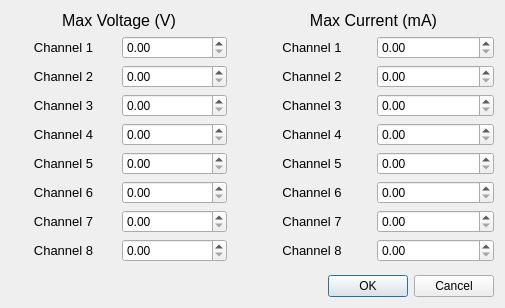
<?xml version="1.0" encoding="UTF-8"?>
<ui version="4.0">
 <class>Settings</class>
 <widget class="QDialog" name="Settings">
  <property name="geometry">
   <rect>
    <x>0</x>
    <y>0</y>
    <width>505</width>
    <height>308</height>
   </rect>
  </property>
  <property name="minimumSize">
   <size>
    <width>505</width>
    <height>308</height>
   </size>
  </property>
  <property name="windowTitle">
   <string>Dialog</string>
  </property>
  <layout class="QGridLayout" name="gridLayout">
   <item row="0" column="0">
    <layout class="QVBoxLayout" name="verticalLayout">
     <item>
      <widget class="QLabel" name="label">
       <property name="maximumSize">
        <size>
         <width>16777215</width>
         <height>31</height>
        </size>
       </property>
       <property name="font">
        <font>
         <pointsize>12</pointsize>
        </font>
       </property>
       <property name="text">
        <string>Max Voltage (V)</string>
       </property>
       <property name="alignment">
        <set>Qt::AlignCenter</set>
       </property>
      </widget>
     </item>
     <item>
      <layout class="QHBoxLayout" name="horizontalLayout_3">
       <item>
        <layout class="QGridLayout" name="gridLayout_2">
         <item row="0" column="0">
          <widget class="QLabel" name="label_3">
           <property name="font">
            <font>
             <pointsize>10</pointsize>
            </font>
           </property>
           <property name="text">
            <string>Channel 1</string>
           </property>
           <property name="alignment">
            <set>Qt::AlignCenter</set>
           </property>
          </widget>
         </item>
         <item row="1" column="0">
          <widget class="QLabel" name="label_4">
           <property name="font">
            <font>
             <pointsize>10</pointsize>
            </font>
           </property>
           <property name="text">
            <string>Channel 2</string>
           </property>
           <property name="alignment">
            <set>Qt::AlignCenter</set>
           </property>
          </widget>
         </item>
         <item row="2" column="0">
          <widget class="QLabel" name="label_5">
           <property name="font">
            <font>
             <pointsize>10</pointsize>
            </font>
           </property>
           <property name="text">
            <string>Channel 3</string>
           </property>
           <property name="alignment">
            <set>Qt::AlignCenter</set>
           </property>
          </widget>
         </item>
         <item row="3" column="0">
          <widget class="QLabel" name="label_7">
           <property name="font">
            <font>
             <pointsize>10</pointsize>
            </font>
           </property>
           <property name="text">
            <string>Channel 4</string>
           </property>
           <property name="alignment">
            <set>Qt::AlignCenter</set>
           </property>
          </widget>
         </item>
         <item row="4" column="0">
          <widget class="QLabel" name="label_6">
           <property name="font">
            <font>
             <pointsize>10</pointsize>
            </font>
           </property>
           <property name="text">
            <string>Channel 5</string>
           </property>
           <property name="alignment">
            <set>Qt::AlignCenter</set>
           </property>
          </widget>
         </item>
         <item row="5" column="0">
          <widget class="QLabel" name="label_9">
           <property name="font">
            <font>
             <pointsize>10</pointsize>
            </font>
           </property>
           <property name="text">
            <string>Channel 6</string>
           </property>
           <property name="alignment">
            <set>Qt::AlignCenter</set>
           </property>
          </widget>
         </item>
         <item row="6" column="0">
          <widget class="QLabel" name="label_10">
           <property name="font">
            <font>
             <pointsize>10</pointsize>
            </font>
           </property>
           <property name="text">
            <string>Channel 7</string>
           </property>
           <property name="alignment">
            <set>Qt::AlignCenter</set>
           </property>
          </widget>
         </item>
         <item row="7" column="0">
          <widget class="QLabel" name="label_8">
           <property name="font">
            <font>
             <pointsize>10</pointsize>
            </font>
           </property>
           <property name="text">
            <string>Channel 8</string>
           </property>
           <property name="alignment">
            <set>Qt::AlignCenter</set>
           </property>
          </widget>
         </item>
         <item row="2" column="1">
          <widget class="QDoubleSpinBox" name="V_Ch_3"/>
         </item>
         <item row="3" column="1">
          <widget class="QDoubleSpinBox" name="V_Ch_4"/>
         </item>
         <item row="4" column="1">
          <widget class="QDoubleSpinBox" name="V_Ch_5"/>
         </item>
         <item row="5" column="1">
          <widget class="QDoubleSpinBox" name="V_Ch_6"/>
         </item>
         <item row="6" column="1">
          <widget class="QDoubleSpinBox" name="V_Ch_7"/>
         </item>
         <item row="1" column="1">
          <widget class="QDoubleSpinBox" name="V_Ch_2"/>
         </item>
         <item row="0" column="1">
          <widget class="QDoubleSpinBox" name="V_Ch_1">
           <property name="contextMenuPolicy">
            <enum>Qt::DefaultContextMenu</enum>
           </property>
          </widget>
         </item>
         <item row="7" column="1">
          <widget class="QDoubleSpinBox" name="V_Ch_8"/>
         </item>
        </layout>
       </item>
      </layout>
     </item>
    </layout>
   </item>
   <item row="2" column="3">
    <widget class="QDialogButtonBox" name="buttonBox">
     <property name="orientation">
      <enum>Qt::Horizontal</enum>
     </property>
     <property name="standardButtons">
      <set>QDialogButtonBox::Cancel|QDialogButtonBox::Ok</set>
     </property>
    </widget>
   </item>
   <item row="0" column="2" colspan="2">
    <layout class="QVBoxLayout" name="verticalLayout_2">
     <item>
      <widget class="QLabel" name="label_2">
       <property name="maximumSize">
        <size>
         <width>16777215</width>
         <height>31</height>
        </size>
       </property>
       <property name="font">
        <font>
         <pointsize>12</pointsize>
        </font>
       </property>
       <property name="text">
        <string>Max Current (mA)</string>
       </property>
       <property name="alignment">
        <set>Qt::AlignCenter</set>
       </property>
      </widget>
     </item>
     <item>
      <layout class="QHBoxLayout" name="horizontalLayout_4">
       <item>
        <layout class="QGridLayout" name="gridLayout_3">
         <item row="2" column="1">
          <widget class="QDoubleSpinBox" name="I_Ch_3"/>
         </item>
         <item row="5" column="0">
          <widget class="QLabel" name="label_15">
           <property name="font">
            <font>
             <pointsize>10</pointsize>
            </font>
           </property>
           <property name="text">
            <string>Channel 6</string>
           </property>
           <property name="alignment">
            <set>Qt::AlignCenter</set>
           </property>
          </widget>
         </item>
         <item row="1" column="1">
          <widget class="QDoubleSpinBox" name="I_Ch_2"/>
         </item>
         <item row="1" column="0">
          <widget class="QLabel" name="label_12">
           <property name="font">
            <font>
             <pointsize>10</pointsize>
            </font>
           </property>
           <property name="text">
            <string>Channel 2</string>
           </property>
           <property name="alignment">
            <set>Qt::AlignCenter</set>
           </property>
          </widget>
         </item>
         <item row="6" column="0">
          <widget class="QLabel" name="label_14">
           <property name="font">
            <font>
             <pointsize>10</pointsize>
            </font>
           </property>
           <property name="text">
            <string>Channel 7</string>
           </property>
           <property name="alignment">
            <set>Qt::AlignCenter</set>
           </property>
          </widget>
         </item>
         <item row="0" column="0">
          <widget class="QLabel" name="label_17">
           <property name="font">
            <font>
             <pointsize>10</pointsize>
            </font>
           </property>
           <property name="text">
            <string>Channel 1</string>
           </property>
           <property name="alignment">
            <set>Qt::AlignCenter</set>
           </property>
          </widget>
         </item>
         <item row="7" column="0">
          <widget class="QLabel" name="label_16">
           <property name="font">
            <font>
             <pointsize>10</pointsize>
            </font>
           </property>
           <property name="text">
            <string>Channel 8</string>
           </property>
           <property name="alignment">
            <set>Qt::AlignCenter</set>
           </property>
          </widget>
         </item>
         <item row="3" column="1">
          <widget class="QDoubleSpinBox" name="I_Ch_4"/>
         </item>
         <item row="4" column="0">
          <widget class="QLabel" name="label_13">
           <property name="font">
            <font>
             <pointsize>10</pointsize>
            </font>
           </property>
           <property name="text">
            <string>Channel 5</string>
           </property>
           <property name="alignment">
            <set>Qt::AlignCenter</set>
           </property>
          </widget>
         </item>
         <item row="2" column="0">
          <widget class="QLabel" name="label_11">
           <property name="font">
            <font>
             <pointsize>10</pointsize>
            </font>
           </property>
           <property name="text">
            <string>Channel 3</string>
           </property>
           <property name="alignment">
            <set>Qt::AlignCenter</set>
           </property>
          </widget>
         </item>
         <item row="3" column="0">
          <widget class="QLabel" name="label_18">
           <property name="font">
            <font>
             <pointsize>10</pointsize>
            </font>
           </property>
           <property name="text">
            <string>Channel 4</string>
           </property>
           <property name="alignment">
            <set>Qt::AlignCenter</set>
           </property>
          </widget>
         </item>
         <item row="0" column="1">
          <widget class="QDoubleSpinBox" name="I_Ch_1"/>
         </item>
         <item row="4" column="1">
          <widget class="QDoubleSpinBox" name="I_Ch_5"/>
         </item>
         <item row="5" column="1">
          <widget class="QDoubleSpinBox" name="I_Ch_6"/>
         </item>
         <item row="6" column="1">
          <widget class="QDoubleSpinBox" name="I_Ch_7"/>
         </item>
         <item row="7" column="1">
          <widget class="QDoubleSpinBox" name="I_Ch_8"/>
         </item>
        </layout>
       </item>
      </layout>
     </item>
    </layout>
   </item>
   <item row="0" column="1">
    <spacer name="horizontalSpacer">
     <property name="orientation">
      <enum>Qt::Horizontal</enum>
     </property>
     <property name="sizeType">
      <enum>QSizePolicy::Fixed</enum>
     </property>
     <property name="sizeHint" stdset="0">
      <size>
       <width>20</width>
       <height>20</height>
      </size>
     </property>
    </spacer>
   </item>
   <item row="1" column="2">
    <spacer name="verticalSpacer">
     <property name="orientation">
      <enum>Qt::Vertical</enum>
     </property>
     <property name="sizeType">
      <enum>QSizePolicy::Maximum</enum>
     </property>
     <property name="sizeHint" stdset="0">
      <size>
       <width>20</width>
       <height>20</height>
      </size>
     </property>
    </spacer>
   </item>
   <item row="2" column="0">
    <spacer name="horizontalSpacer_2">
     <property name="orientation">
      <enum>Qt::Horizontal</enum>
     </property>
     <property name="sizeHint" stdset="0">
      <size>
       <width>40</width>
       <height>20</height>
      </size>
     </property>
    </spacer>
   </item>
  </layout>
 </widget>
 <resources/>
 <connections>
  <connection>
   <sender>buttonBox</sender>
   <signal>accepted()</signal>
   <receiver>Settings</receiver>
   <slot>accept()</slot>
   <hints>
    <hint type="sourcelabel">
     <x>495</x>
     <y>298</y>
    </hint>
    <hint type="destinationlabel">
     <x>157</x>
     <y>274</y>
    </hint>
   </hints>
  </connection>
  <connection>
   <sender>buttonBox</sender>
   <signal>rejected()</signal>
   <receiver>Settings</receiver>
   <slot>reject()</slot>
   <hints>
    <hint type="sourcelabel">
     <x>495</x>
     <y>298</y>
    </hint>
    <hint type="destinationlabel">
     <x>286</x>
     <y>274</y>
    </hint>
   </hints>
  </connection>
 </connections>
</ui>
